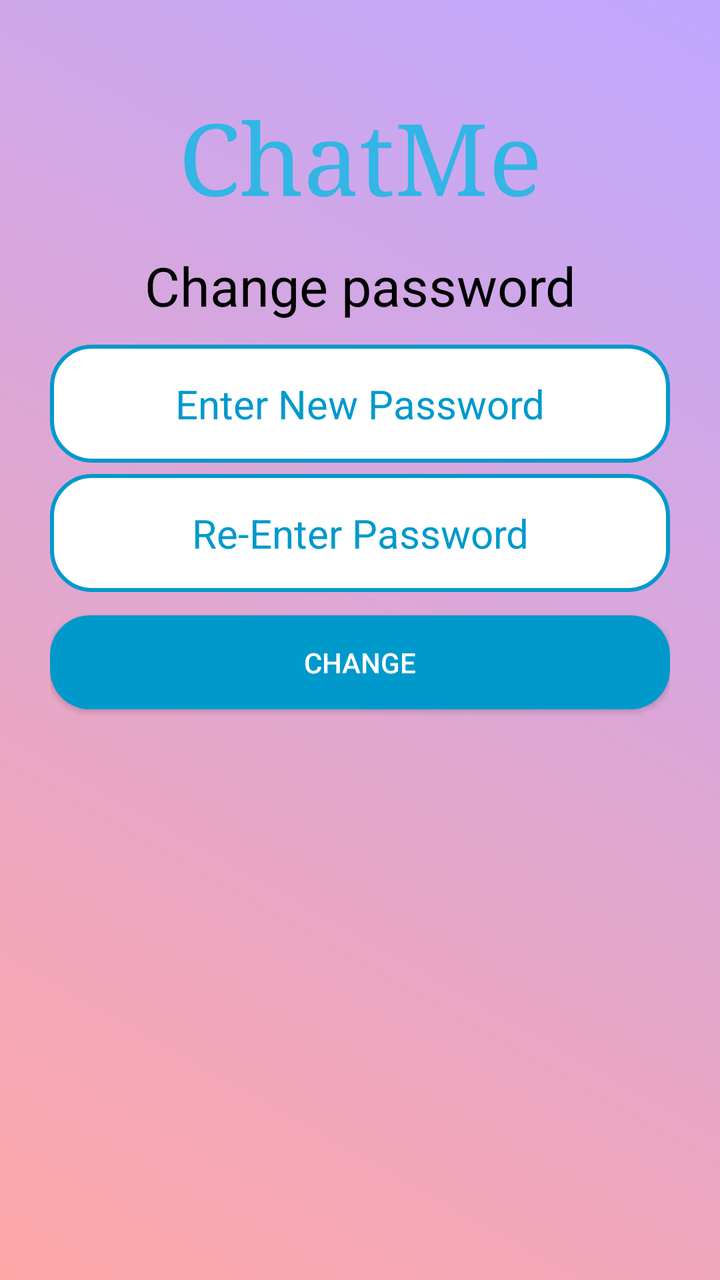
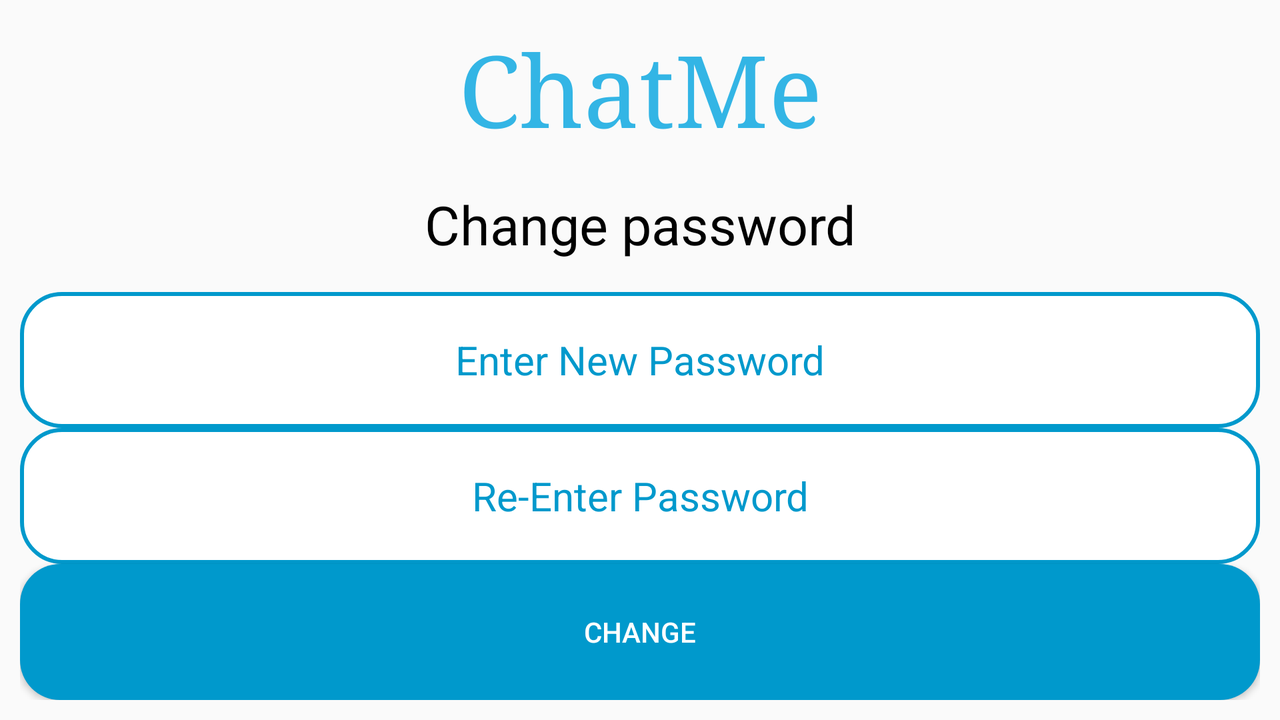

One screen, two layout resources from the same app: the default and the repository's alternative for another configuration. Each is rendered where Android would select it; the XML of both is given below.
<!-- AndroidManifest.xml: application theme AppTheme -->
<!-- res/layout/activity_change_password.xml -->
<?xml version="1.0" encoding="utf-8"?>
<LinearLayout xmlns:android="http://schemas.android.com/apk/res/android"
    xmlns:app="http://schemas.android.com/apk/res-auto"
    xmlns:tools="http://schemas.android.com/tools"
    android:layout_width="match_parent"
    android:layout_height="match_parent"
    tools:context=".ChangePassword"
    android:orientation="vertical"
    android:weightSum="10"
    android:padding="25dp"
    android:background="@drawable/view_background">

    <View
        android:layout_width="match_parent"
        android:layout_height="0dp"
        android:layout_weight="0.3"
        android:id="@+id/view1"/>
    <TextView
        android:id="@+id/logotv"
        android:layout_width="match_parent"
        android:layout_height="0dp"
        android:layout_weight="1.2"
        android:gravity="center"
        android:text="ChatMe"
        android:textSize="50sp"
        android:fontFamily="serif"
        android:textColor="@android:color/holo_blue_light"/>

    <TextView
        android:layout_width="match_parent"
        android:layout_height="0dp"
        android:layout_weight="1"
        android:id="@+id/passtext"
        android:text="Change password"
        android:gravity="center"
        android:textSize="27sp"
        android:textColor="@android:color/black"/>

    <EditText
        android:layout_width="match_parent"
        android:layout_height="0dp"
        android:layout_weight="1"
        android:id="@+id/password1"
        android:hint="Enter New Password"
        android:textAlignment="center"
        android:inputType="textPassword"
        android:textSize="20sp"
        android:background="@drawable/edittext_form"
        android:textColorHint="@android:color/holo_blue_dark"
        android:textColor="@android:color/black"/>

    <View
        android:layout_width="match_parent"
        android:layout_height="0dp"
        android:layout_weight="0.1"
        android:id="@+id/view2"/>

    <EditText
        android:layout_width="match_parent"
        android:layout_height="0dp"
        android:layout_weight="1"
        android:id="@+id/password2"
        android:hint="Re-Enter Password"
        android:textAlignment="center"
        android:inputType="textPassword"
        android:textSize="20sp"
        android:background="@drawable/edittext_form"
        android:textColorHint="@android:color/holo_blue_dark"
        android:textColor="@android:color/black"/>

    <View
        android:layout_width="match_parent"
        android:layout_height="0dp"
        android:layout_weight="0.2"
        android:id="@+id/view3"/>

    <Button
        android:layout_width="match_parent"
        android:layout_height="0dp"
        android:layout_weight="0.8"
        android:text="Change"
        android:id="@+id/change_password_btn"
        android:textColor="#ffff"
        android:background="@drawable/button_form"/>

</LinearLayout>
<!-- resources referenced by this layout -->
<resources>
  <!-- drawable button_form (drawable) -->
  <?xml version="1.0" encoding="utf-8"?>
  <shape xmlns:android="http://schemas.android.com/apk/res/android" android:shape="rectangle">
      <corners android:radius="20dp"/>
      <solid android:color="@android:color/holo_blue_dark"/>
  </shape>
  <!-- drawable edittext_form (drawable) -->
  <?xml version="1.0" encoding="utf-8"?>
  <shape xmlns:android="http://schemas.android.com/apk/res/android" android:shape="rectangle">
      <solid android:color="#ffff"/>
      <corners android:radius="20dp"/>
      <stroke android:color="@android:color/holo_blue_dark" android:width="2dp"/>
  </shape>
  <!-- drawable view_background (drawable) -->
  <?xml version="1.0" encoding="utf-8"?>
  <shape xmlns:android="http://schemas.android.com/apk/res/android">
      <gradient android:startColor="#FFA7A7" android:endColor="#BFA7FF" android:angle="45"/>
  </shape>
  <style name="AppTheme" parent="Theme.AppCompat.Light.NoActionBar">
          
          <item name="colorPrimary">@android:color/holo_blue_light</item>
          <item name="colorPrimaryDark">@android:color/holo_blue_dark</item>
          <item name="colorAccent">@color/colorAccent</item>
  
      </style>
  <color name="colorAccent">#D81B60</color>
</resources>
<!-- res/layout-land/activity_change_password.xml (the repository's variant of the layout above) -->
<!-- drawn on the phone turned sideways -->
<?xml version="1.0" encoding="utf-8"?>
<LinearLayout xmlns:android="http://schemas.android.com/apk/res/android"
    xmlns:app="http://schemas.android.com/apk/res-auto"
    xmlns:tools="http://schemas.android.com/tools"
    android:layout_width="match_parent"
    android:layout_height="match_parent"
    tools:context=".ChangePassword"
    android:orientation="vertical"
    android:weightSum="10"
    android:padding="10dp">


    <TextView
        android:id="@+id/logotv"
        android:layout_width="match_parent"
        android:layout_height="0dp"
        android:layout_weight="2"
        android:gravity="center"
        android:text="ChatMe"
        android:textSize="50sp"
        android:fontFamily="serif"
        android:textColor="@android:color/holo_blue_light"/>

    <TextView
        android:layout_width="match_parent"
        android:layout_height="0dp"
        android:layout_weight="2"
        android:id="@+id/passtext"
        android:text="Change password"
        android:gravity="center"
        android:textSize="27sp"
        android:textColor="@android:color/black"/>

    <EditText
        android:layout_width="match_parent"
        android:layout_height="0dp"
        android:layout_weight="2"
        android:id="@+id/password1"
        android:hint="Enter New Password"
        android:textAlignment="center"
        android:inputType="textPassword"
        android:textSize="20sp"
        android:background="@drawable/edittext_form"
        android:textColorHint="@android:color/holo_blue_dark"
        android:textColor="@android:color/black"/>


    <EditText
        android:layout_width="match_parent"
        android:layout_height="0dp"
        android:layout_weight="2"
        android:id="@+id/password2"
        android:hint="Re-Enter Password"
        android:textAlignment="center"
        android:inputType="textPassword"
        android:textSize="20sp"
        android:background="@drawable/edittext_form"
        android:textColorHint="@android:color/holo_blue_dark"
        android:textColor="@android:color/black"/>



    <Button
        android:layout_width="match_parent"
        android:layout_height="0dp"
        android:layout_weight="2"
        android:text="Change"
        android:id="@+id/change_password_btn"
        android:textColor="#ffff"
        android:background="@drawable/button_form"/>

</LinearLayout>
<!-- resources referenced by the variant -->
<!-- as the phone turned sideways resolves them -->
<resources>
  <!-- drawable button_form (drawable) -->
  <?xml version="1.0" encoding="utf-8"?>
  <shape xmlns:android="http://schemas.android.com/apk/res/android" android:shape="rectangle">
      <corners android:radius="20dp"/>
      <solid android:color="@android:color/holo_blue_dark"/>
  </shape>
  <!-- drawable edittext_form (drawable) -->
  <?xml version="1.0" encoding="utf-8"?>
  <shape xmlns:android="http://schemas.android.com/apk/res/android" android:shape="rectangle">
      <solid android:color="#ffff"/>
      <corners android:radius="20dp"/>
      <stroke android:color="@android:color/holo_blue_dark" android:width="2dp"/>
  </shape>
  <style name="AppTheme" parent="Theme.AppCompat.Light.NoActionBar">
          
          <item name="colorPrimary">@android:color/holo_blue_light</item>
          <item name="colorPrimaryDark">@android:color/holo_blue_dark</item>
          <item name="colorAccent">@color/colorAccent</item>
  
      </style>
  <color name="colorAccent">#D81B60</color>
</resources>
